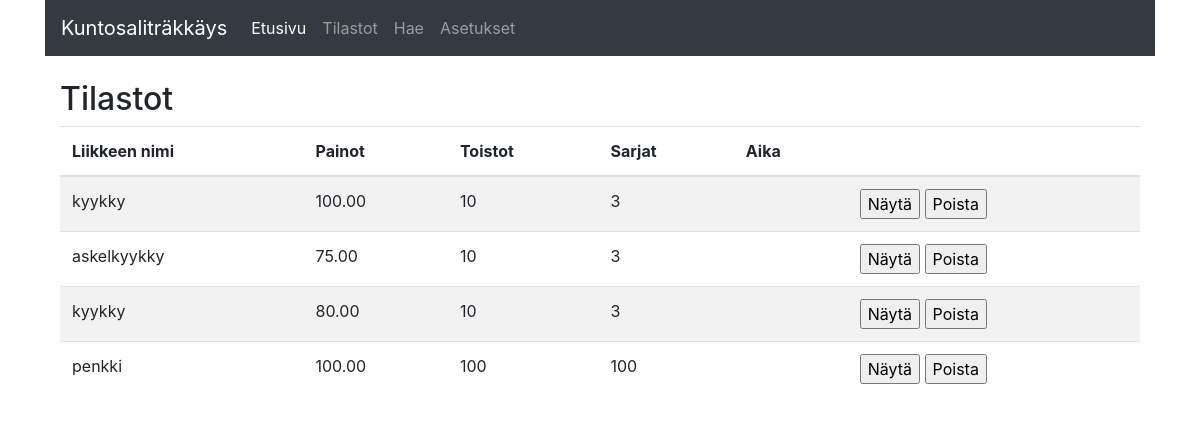
Page /tilastot.php on the committed database.
### tables this page shows
CREATE TABLE `suoritukset` (
  `id` int(11) NOT NULL,
  `liike` varchar(30) NOT NULL,
  `painot` decimal(10,2) NOT NULL,
  `toistot` int(10) NOT NULL,
  `sarjat` int(10) NOT NULL,
  `huomiot` varchar(100) DEFAULT NULL,
  `aika` date DEFAULT NULL
);

### suoritusPDO.php (called while the page is built, shortened)
<?php
require_once 'suoritus.php';
class suoritusPDO {
	private $db;
	function __construct($dsn="mysql:host=localhost;dbname=a1602823",
	$user="root", $password="salainen") {
		$this->db = new PDO($dsn, $user, $password);
		$this->db->setAttribute(PDO::ATTR_EMULATE_PREPARES, false);
		$this->db->setAttribute(PDO::ATTR_ERRMODE, PDO::ERRMODE_WARNING);
	}
	public function listaaSuoritukset() {
		$sql = "SELECT id, liike, painot, toistot, sarjat, huomiot, aika FROM suoritukset";
		if (! $stmt = $this->db->prepare($sql)) {
			$virhe = $this->db->errorInfo();
			throw new PDOException($virhe[2], $virhe[1]);
		}
		if (! $stmt->execute()) {
			$virhe = $stmt->errorInfo();
			throw new PDOException($virhe[2], $virhe[1]);
		}
		$tulos = array();
		while ($row = $stmt->fetchObject()) {
			$suoritus = new Suoritus();
			$suoritus->setId($row->id);
			$suoritus->setLiikkeet(utf8_encode($row->liike));
			$suoritus->setPainot($row->painot);
			$suoritus->setToistot($row->toistot);
			$suoritus->setSarjat($row->sarjat);
			$suoritus->setHuomiot(utf8_encode($row->huomiot));
			$suoritus->setAika($row->aika);
			$tulos[] = $suoritus;
		}
		return $tulos;
	}
}
?>

### suoritus.php (called while the page is built, shortened)
<?php
class Suoritus implements JsonSerializable {
	private $painot;
	private $toistot;
	private $sarjat;
	private $liike;
	function __construct($painot="", $toistot="", $sarjat="", $liike="", $huomiot="", $id=0) {
		$this->painot = trim($painot);
		$this->toistot = trim($toistot);
		$this->sarjat = trim($sarjat);
		$this->liike = trim($liike);
	}
	public function setPainot($painot) {
		$this->painot = trim($painot);
	}
	public function setToistot($toistot) {
		$this->toistot = trim($toistot);
	}
	public function setSarjat($sarjat) {
		$this->sarjat = trim($sarjat);
	}
	public function setLiikkeet($liike) {
		$this->liike = trim($liike);
	}
	public function getPainot() {
		return $this->painot;
	}
	public function getToistot() {
		return $this->toistot;
	}
	public function getSarjat() {
		return $this->sarjat;
	}
	public function getLiikkeet() {
		return $this->liike;
	}
}
?>

### tilastot.php (the view, shortened to what this page needs)
<!DOCTYPE html>
<html lang="fi">
	<head>
		<link rel="stylesheet" href="https://maxcdn.bootstrapcdn.com/bootstrap/4.1.0/css/bootstrap.min.css">
		<link rel="stylesheet" type="text/css" href="style.css">
	</head>
	<body>
		<div class="container">
			<nav class="navbar navbar-expand-md navbar-dark bg-dark mb-4">
      		<a class="navbar-brand" href="http://localhost/projekti/index.php">Kuntosaliträkkäys</a>
	      	<div class="collapse navbar-collapse" id="navbarCollapse">
	        	<ul class="navbar-nav mr-auto">
	          		<li class="nav-item active">
	            		<a class="nav-link" href="index.php">Etusivu</a>
	          		</li>
		          	<li class="nav-item">
	            		<a class="nav-link" href="tilastot.php">Tilastot<span class="sr-only">(current)</span></a>
	          		</li>
	          			<li class="nav-item">
	            		<a class="nav-link" href="haeSuoritusJSON.html">Hae</a>
	          		</li>
	          		<li class="nav-item">
	            		<a class="nav-link" href="asetukset.php">Asetukset</a>
	          		</li>
	        	</ul>
		      </div>
		    </nav>
		    <div class="container">
			  <h2>Tilastot</h2>
			  <table class="table table-striped">
			    <thead>
			    	<tr>
				        <th>Liikkeen nimi</th>
				        <th>Painot</th>
				        <th>Toistot</th>
				        <th>Sarjat</th>
				        <th>Aika</th>
				        <th></th>
			      	</tr>
			    </thead>
			    <tbody>
				    <?php
						try {
						require_once "suoritusPDO.php";
						$kantakasittely = new suoritusPDO();
						$rivit = $kantakasittely->listaaSuoritukset();
						foreach ($rivit as $suoritus) {
							print("<tr><td>" . $suoritus->getLiikkeet()) . "</td>";
							print("<td>" . $suoritus->getPainot()) . "</td>";
							print("<td>" . $suoritus->getToistot()) . "</td>";
							print("<td>" . $suoritus->getSarjat()) . "</td>";
							print("<td>" . $suoritus->getAika() . "</td>");
							print("<td><form action='tilastot.php' method='post'>
									  <input type='hidden' name='id' value=" . $suoritus->getId() . ">
									  <input type='submit' name='nayta' value='Näytä'>
									  <input type='submit' name='poista' value='Poista'>
								</form></td></tr>");
						}
						}	catch (Exception $error) {
							print($error->getMessage());
						}
					?>
			    </tbody>
			  </table>
			</div>
		</div>
	</body>
</html>

### rows in the picture
suoritukset: liike "kyykky", painot "100.00", toistot "10", sarjat "3"
suoritukset: liike "askelkyykky", painot "75.00", toistot "10", sarjat "3"
suoritukset: liike "kyykky", painot "80.00", toistot "10", sarjat "3"
suoritukset: liike "penkki", painot "100.00", toistot "100", sarjat "100"
